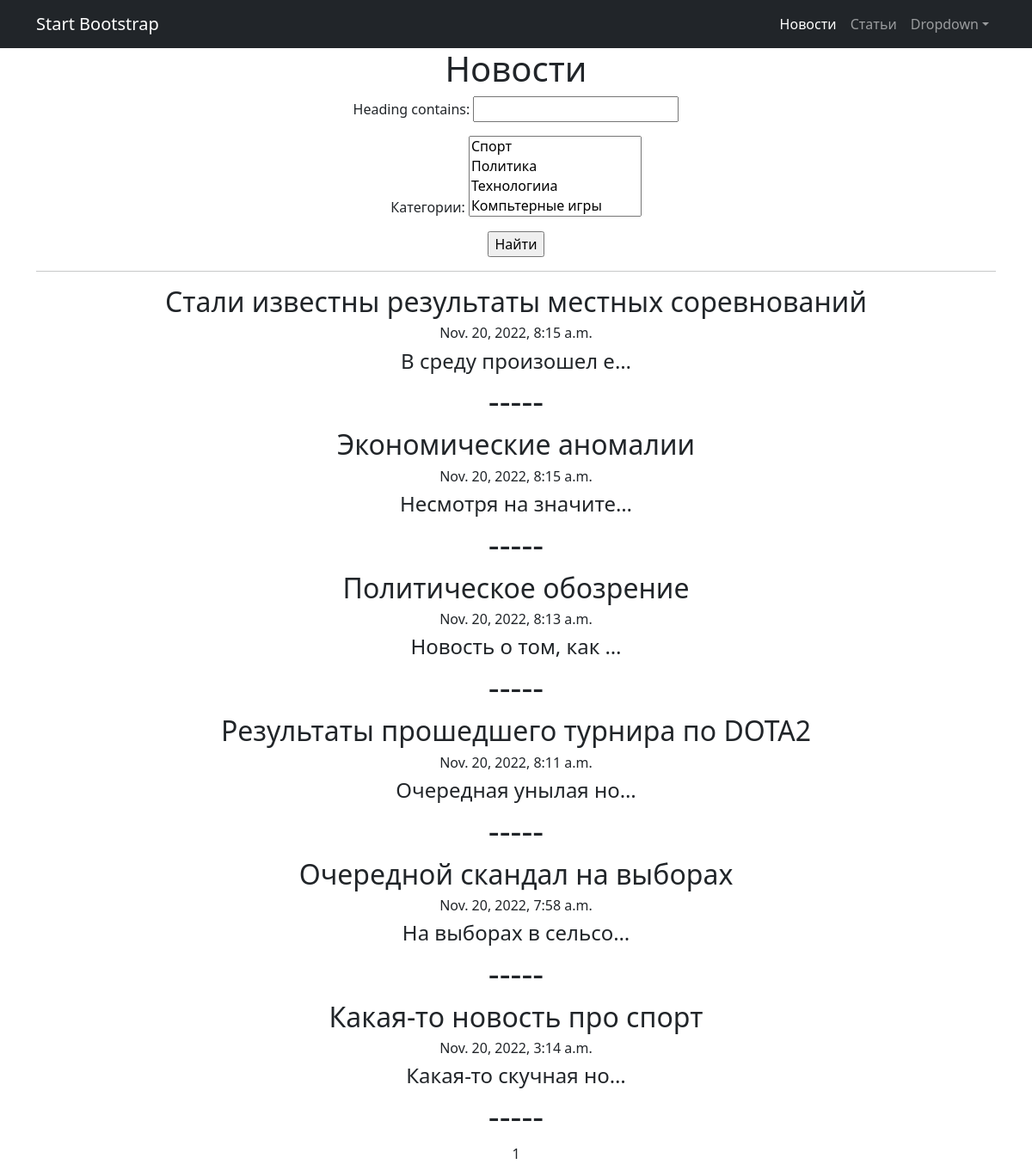
The page /post/news/search/ on the database its author committed.
### data_base/models.py (models this page shows, shortened)
class Post(models.Model):
    author = models.ForeignKey(Author, on_delete=models.CASCADE)
    type = models.CharField(choices=[('news', 'новость'), ('article', 'статья')], max_length=255)
    time_of_addition = models.DateTimeField(auto_now_add=True)
    category = models.ManyToManyField(Category, through=PostCategory, null=True)
    heading = models.CharField(max_length=255)
    text = models.TextField()
    rating = models.IntegerField(default=0)

### data_base/views.py (the view)
# urls.py: path('news/search/', NewsSearchList.as_view())
class NewsSearchList(ListView):
    model = Post
    ordering = '-time_of_addition'
    template_name = 'news_search.html'
    context_object_name = 'news_all'
    paginate_by = 10
    def get_queryset(self):
        queryset = super().get_queryset()
        self.filterset = PostFilter(self.request.GET, queryset)
        return self.filterset.qs
    def get_context_data(self, **kwargs):
        context = super().get_context_data(**kwargs)
        context['filterset'] = self.filterset
        return context

### data_base/models.py (called while the page is built)
    def __str__(self):
        return self.name

### templates/news_search.html (shortened to what this page needs)
{% extends 'flatpages/default.html' %}
{% load custom_tags %}
{% block content %}
<h1>Новости</h1>
<form action="" method="get">
    {{ filterset.form.as_p }}
    <input type="submit" value="Найти" />
</form>
<hr>
{% for news in news_all %}
    {% if news.type == 'news' %}
        <tr><h2>{{ news.heading }}</h2></tr>
        <tr><h6>{{ news.time_of_addition }}</h6></tr>
        <tr><h4>{{ news.text | truncatechars:20 }}</h4></tr>
        <tr><h1>-----</h1></tr>
    {% endif %}
{% endfor %}
   {{ page_obj.number }}
{% endblock content %}

### rows shown on the page
Post: heading "Стали известны результаты местных соревнований", time_of_addition "Nov. 20, 2022, 8:15 a.m.", text "В среду произошел е…"
Post: heading "Экономические аномалии", time_of_addition "Nov. 20, 2022, 8:15 a.m.", text "Несмотря на значите…"
Post: heading "Политическое обозрение", time_of_addition "Nov. 20, 2022, 8:13 a.m.", text "Новость о том, как …"
Post: heading "Результаты прошедшего турнира по DOTA2", time_of_addition "Nov. 20, 2022, 8:11 a.m.", text "Очередная унылая но…"
Post: heading "Очередной скандал на выборах", time_of_addition "Nov. 20, 2022, 7:58 a.m.", text "На выборах в сельсо…"
Post: heading "Какая-то новость про спорт", time_of_addition "Nov. 20, 2022, 3:14 a.m.", text "Какая-то скучная но…"

### other values the page prints
{{ page_obj.number }} "1"
